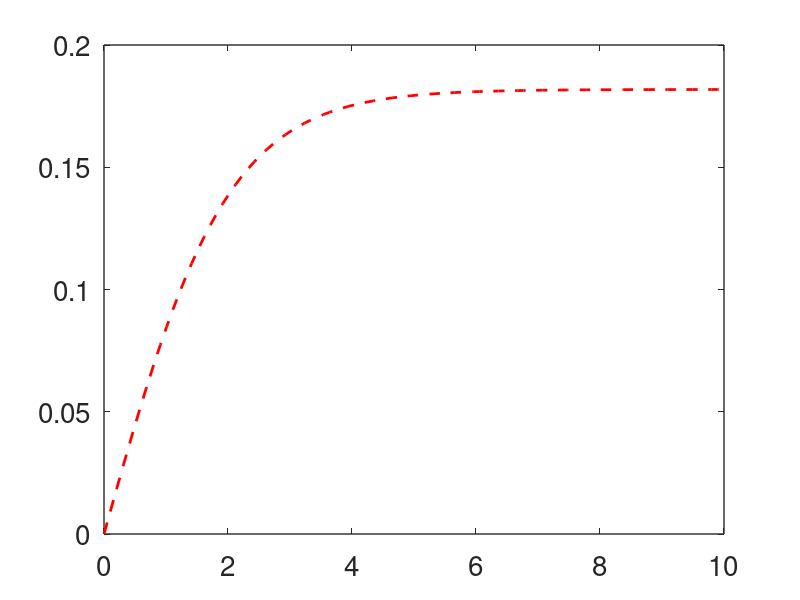

Write MATLAB code to recreate this figure. (Note: this script raises an error after producing the figure.)

clear all
close all
clc

set(0,                           ...
   'defaultaxesfontsize', 20,   ...
   'defaultaxeslinewidth', 1.0, ...
   'defaultlinelinewidth', 2.0,...
   'defaultlinemarkersize',12);

w0 = linspace(0,10,100);
D1 = 1;
Dc_over_D1 = 0.1/(1+0.1);
v1 = 2*Dc_over_D1*(exp(w0)-1)./(exp(w0)+1);

plot(w0,v1,'--r')
hold on

f = @(w0,v) getf(w0,v);
fcontour(f, [0 10 0 0.4],'-b','LevelList',[0],'LineWidth',2);

xlabel('\omega_0')
ylabel('v\delta/D_1')

%%
function out = getf(w0,v)
    wl = 10*v;
    out = v - wl.^2.*(1 - exp(w0-wl))./( (exp(w0)-1).*(exp(-wl)-1) + wl.*(exp(w0-wl)-1) );
end
